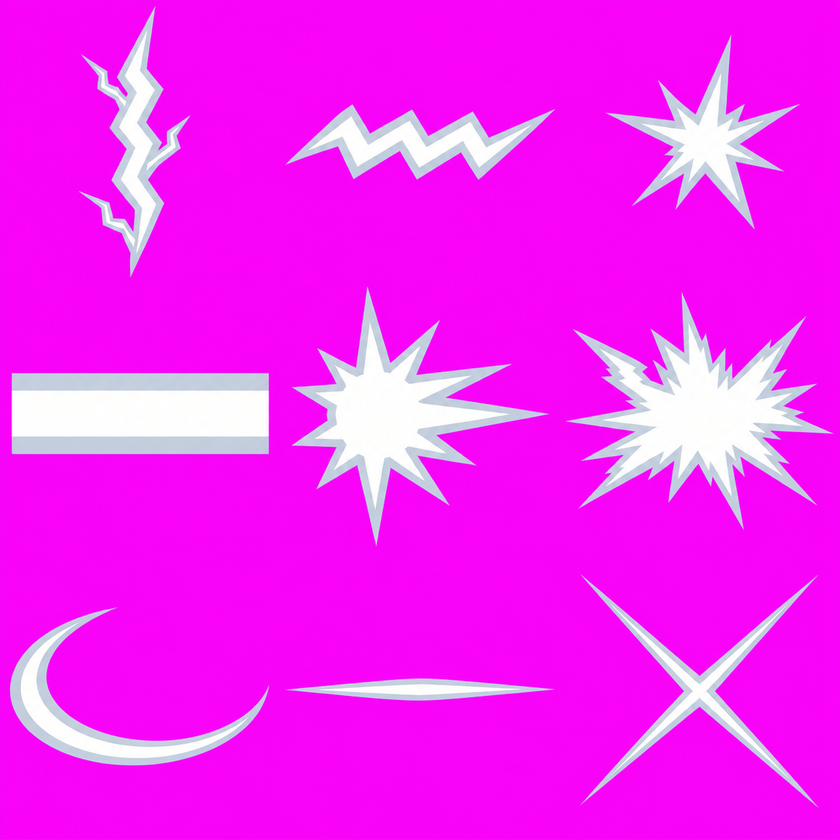
#> input picture UnityResources/Rats/FX_Beam/Sheets/fx_beam.png, 840 x 840 px, shrunk from 1254 x 1254 before the run; its folder holds only this picture in this run
$ python slice_butterfly.py ../UnityResources/Rats/FX_Beam/Sheets/fx_beam.png
#> lines starting #> are read from the running program, lines starting #| are printed output that depends on the picture; after the words box and inside, x2 and y2 are one past the last pixel; in counts of white or black regions, pixels touching at a corner belong together
### Tools/slice_rat_parts.py
"""Codex 쥐 파츠 시트(자홍 배경, 5열: 머리·몸통·꼬리·앞다리·뒷다리 / 한 줄 = 한 종) → 파츠 PNG + pivots.json 갱신
사용: python Tools/slice_rat_parts.py <시트.png> <행수> <종id,종id,...|-> [--props 행번호 이름,이름,...]
  종 id 가 '-' 인 행은 건너뜀. --props 는 그 행을 소품으로 잘라 UnityResources/Rats/NewRats/Props/ 에 저장
관절: 다리 = 윗면 가운데, 꼬리 = 왼쪽 끝, 머리 = 아래쪽 목 단면 가운데, 몸통 부착점 = 기존 쥐들 중앙값.
다리 배율: 앞발·뒷발 발끝이 같은 바닥선에 닿게 (앞발 1 기준)."""
import io, json, os, sys
import numpy as np
from PIL import Image
sys.path.insert(0, os.path.dirname(os.path.abspath(__file__)))

ROOT = os.path.dirname(os.path.dirname(os.path.abspath(__file__)))
RES = os.path.join(ROOT, 'UnityResources', 'Rats')
PARTS = ['head', 'torso', 'tail', 'front', 'back']
ANCHOR = {'neck': [0.069, 0.395], 'tail': [0.944, 0.531], 'shoulder': [0.238, 0.448], 'hip': [0.736, 0.325]}   # 기존 쥐 중앙값


def key_magenta(im):
    a = np.array(im.convert('RGB')).astype(np.int32)
    r, g, b = a[..., 0], a[..., 1], a[..., 2]
    # 자홍(255,0,255)에서 멀수록 불투명. 가장자리는 부드럽게
    dist = np.sqrt((r - 255) ** 2 + g ** 2 + (b - 255) ** 2)
    alpha = np.clip((dist - 60) / 60, 0, 1)
    # 자홍이 섞인 가장자리 색 되돌리기 (탈색)
    k = 1 - alpha
    rgb = a.astype(np.float32)
    rgb[..., 0] = np.clip((rgb[..., 0] - 255 * k) / np.maximum(alpha, 1e-3), 0, 255)
    rgb[..., 2] = np.clip((rgb[..., 2] - 255 * k) / np.maximum(alpha, 1e-3), 0, 255)
    out = np.dstack([rgb, alpha * 255]).astype(np.uint8)
    out[alpha <= 0.02] = 0
    return Image.fromarray(out, 'RGBA')


def crop(cell, pad=4):
    a = np.array(cell.getchannel('A')) > 20
    ys, xs = np.where(a)
    if len(xs) == 0: return None
    x0, x1, y0, y1 = max(0, xs.min() - pad), min(cell.width, xs.max() + 1 + pad), max(0, ys.min() - pad), min(cell.height, ys.max() + 1 + pad)
    return cell.crop((x0, y0, x1, y1))


# [80 lines left out: functions leg_pivot, tail_pivot, head_pivot, main, not called in this run]


# [2 lines that do not run on import are left out]

### Tools/slice_butterfly.py
"""나비쥐 시트 (4열 x 2줄, 자홍 배경) → UnityResources/Rats/Parts/butterfly/{head,tail,wing,wing2}.png + pivots.json 갱신
칸: 1줄 = 머리 · 꼬리 / 2줄 = 큰 귀 날개 · 작은 아래 날개.  사용: python Tools/slice_butterfly.py <시트.png>"""
import io, json, os, sys
import numpy as np
from PIL import Image
sys.path.insert(0, os.path.dirname(os.path.abspath(__file__)))
from slice_rat_parts import key_magenta, crop, tail_pivot, RES
from scipy import ndimage

im = key_magenta(Image.open(sys.argv[1])); a0 = np.array(im); H, W = a0.shape[:2]
#> after `H, W = a0.shape[:2]`: H = 840; W = 840
out = os.path.join(RES, 'Parts', 'butterfly'); os.makedirs(out, exist_ok=True)
for f in os.listdir(out):
    if f.endswith('.png'): os.remove(os.path.join(out, f))
near = ndimage.binary_dilation(a0[..., 3] > 20, iterations=4); lab, n = ndimage.label(near)
#> after `near = ndimage.binary_dilation(a0[..., 3] > 20, iterations=4)`:
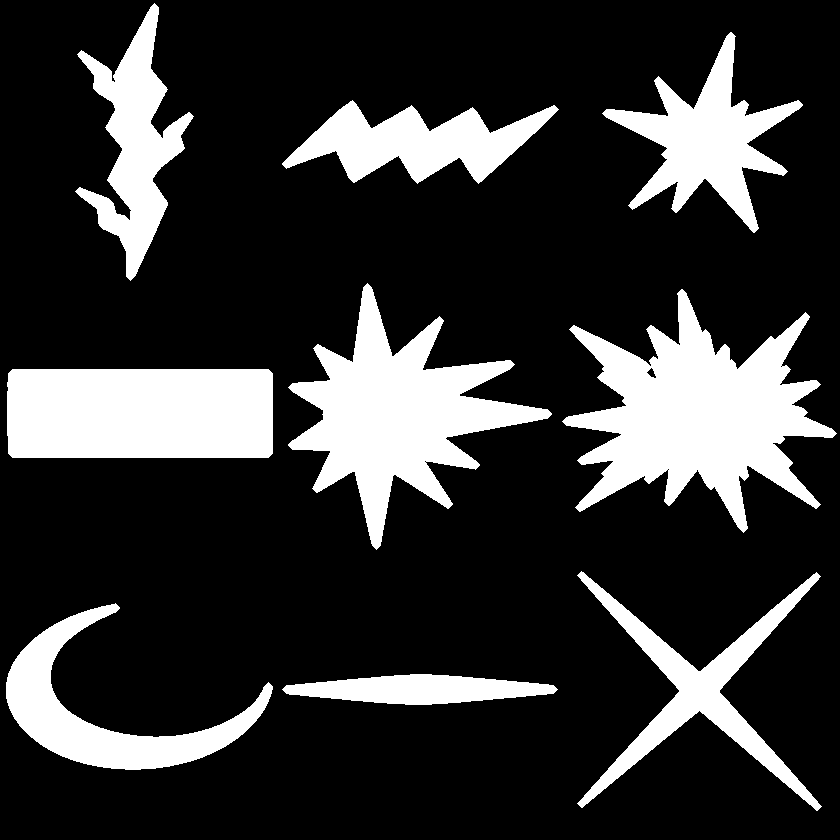
#> near: shape (840, 840) bool; 20.7% white; 9 white regions, largest, box (x1, y1, x2, y2) and area: (562, 289, 837, 533) 30644, (288, 283, 552, 550) 25464, (7, 369, 273, 458) 23595
#> after `lab, n = ndimage.label(near)`:
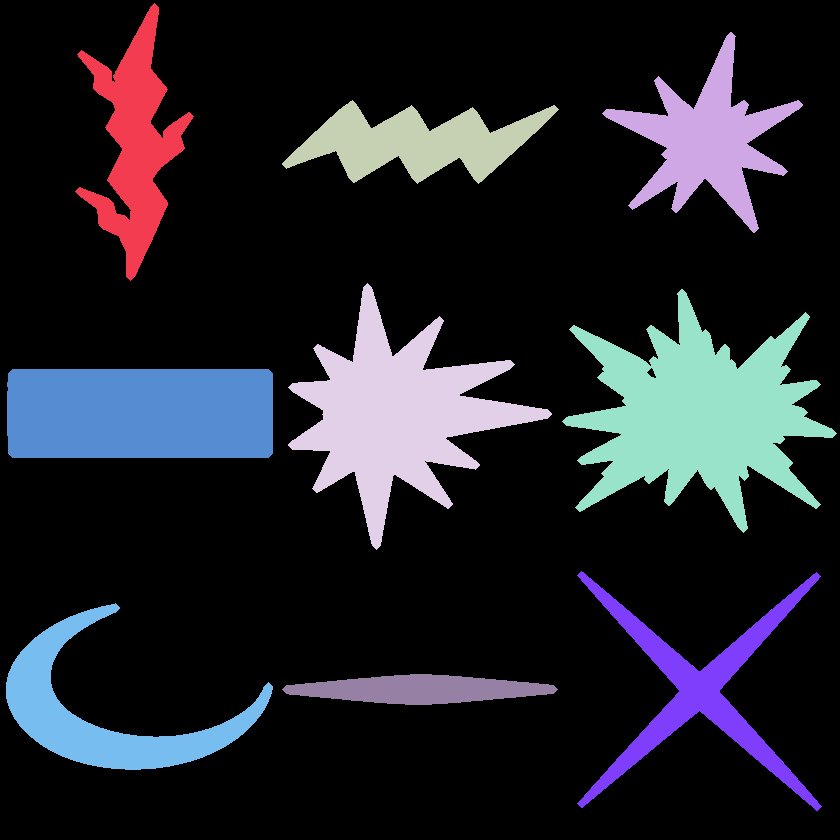
#> lab: shape (840, 840) int32; 10 distinct labels, from 0 to 9; one colour per label, 0 black
#> after `lab, n = ndimage.label(near)`: n = 9
def cell(r, c):
#> called with r = 0, c = 0
    x0, x1, y0, y1 = int(c * W / 4), int((c + 1) * W / 4), int(r * H / 2), int((r + 1) * H / 2)
#> x0 = 0; x1 = 210; y0 = 0; y1 = 420
    best, bs = 0, 0
    for k in range(1, n + 1):
        ys, xs = np.nonzero((lab == k) & (a0[..., 3] > 20))
        if len(xs) < 200: continue
        if x0 <= xs.mean() < x1 and y0 <= ys.mean() < y1 and len(xs) > bs: best, bs = k, len(xs)
#> this loop made 9 passes
#> (best, bs) on passes 1, 6: (1, 8803), (6, 20867)
#> after the loop, best = 6; bs = 20867
    if not best: return None
    arr = a0.copy(); arr[..., 3] = np.where((lab == best) & (a0[..., 3] > 0), a0[..., 3], 0)
#> after `arr[..., 3] = np.where((lab == best) & (a0[..., 3] > 0), a0[..., 3], 0`: arr: shape (840, 840, 4); mean R, G, B, A 35.7, 35.9, 38.1, 7.5
    return crop(Image.fromarray(arr))
#> in crop, `a = np.array(cell.getchannel('A')) > 20`: a: shape (840, 840) bool; 3% white; 1 white region, box (x1, y1, x2, y2) and area: (11, 373, 269, 454) 20867
#> in crop, `x0, x1, y0, y1 = max(0, xs.min() - pad), min(cell.width, xs.max() + 1 ..`: x0 = 7; x1 = 273; y0 = 369; y1 = 458
#> in crop, `return cell.crop((x0, y0, x1, y1))`:
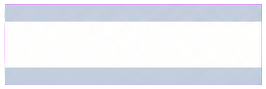
#> returned value: PIL image 266x89 RGBA; mean R, G, B, A 201.5, 204.3, 211.6, 224.3; transparent parts drawn white
parts = {'head': cell(0, 0), 'tail': cell(0, 1), 'wing': cell(1, 0), 'wing2': cell(1, 1)}
#> the loop in cell (call 2), `for k in range(1, n + 1):` made 9 passes
#> (best, bs) on passes 3 to 4: (3, 8906), (4, 20286)
#> in cell (call 2), `arr[..., 3] = np.where((lab == best) & (a0[..., 3] > 0), a0[..., 3], 0`: arr: shape (840, 840, 4); mean R, G, B, A 35.7, 35.9, 38.1, 7.3
#> in crop (call 2), `a = np.array(cell.getchannel('A')) > 20`: a: shape (840, 840) bool; 2.9% white; 1 white region, box (x1, y1, x2, y2) and area: (292, 287, 548, 546) 20286
#> in cell (call 3), `arr[..., 3] = np.where((lab == best) & (a0[..., 3] > 0), a0[..., 3], 0`: arr: shape (840, 840, 4); mean R, G, B, A 35.7, 35.9, 38.1, 3.3
#> call 3 of crop, with pad = 4
#> in crop (call 3), `a = np.array(cell.getchannel('A')) > 20`: a: shape (840, 840) bool; 1.3% white; 1 white region, box (x1, y1, x2, y2) and area: (10, 607, 269, 766) 9357
#> in crop (call 3), `ys, xs = np.where(a)`: ys = 9357 values from 607 to 765; xs = 9357 values, max 268 at index 2175, min 10 at index 1987, mean 95.61
#> in crop (call 3), `x0, x1, y0, y1 = max(0, xs.min() - pad), min(cell.width, xs.max() + 1 ..`: x0 = 6; x1 = 273; y0 = 603; y1 = 770
#> in crop (call 3), `return cell.crop((x0, y0, x1, y1))`:
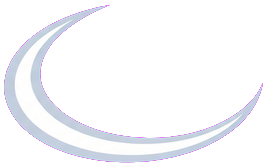
#> returned value: PIL image 267x167 RGBA; mean R, G, B, A 45.6, 46.1, 49.3, 52.8; transparent parts drawn white
#> call 4 of cell, with r = 1, c = 1
#> in cell (call 4), `x0, x1, y0, y1 = int(c * W / 4), int((c + 1) * W / 4), int(r * H / 2),..`: x0 = 210; x1 = 420
#> the loop in cell (call 4), `for k in range(1, n + 1):` made 9 passes
#> (best, bs) on pass 9: (9, 3511)
#> after the loop in cell (call 4), `for k in range(1, n + 1):`: best = 9; bs = 3511
#> in cell (call 4), `arr[..., 3] = np.where((lab == best) & (a0[..., 3] > 0), a0[..., 3], 0`:
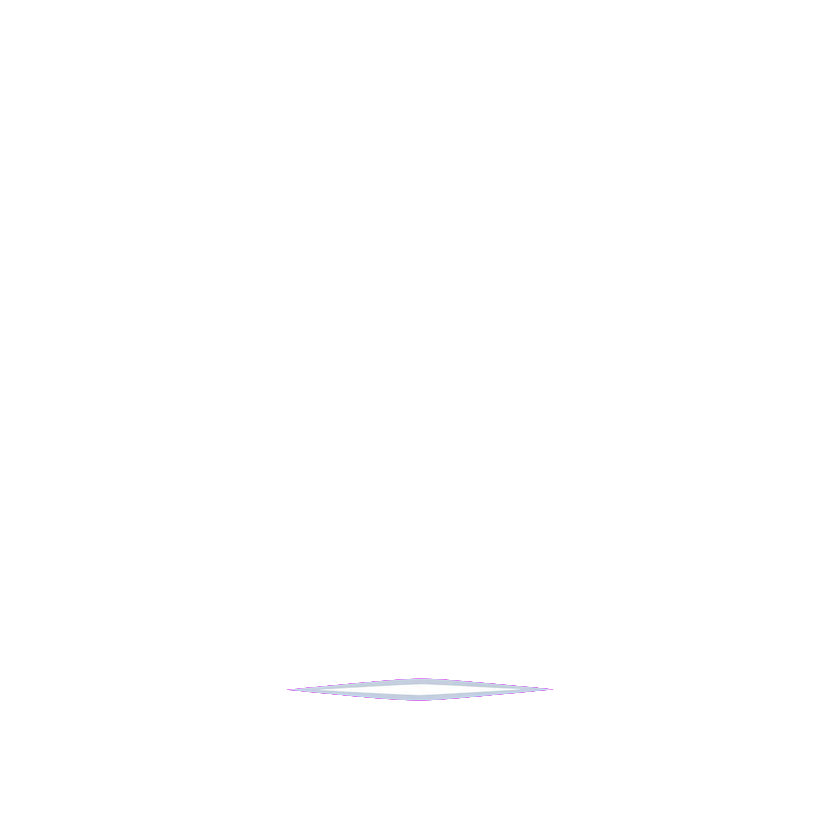
#> arr: shape (840, 840, 4); mean R, G, B, A 35.7, 35.9, 38.1, 1.2; transparent parts drawn white
#> call 4 of crop, with pad = 4
#> in crop (call 4), `a = np.array(cell.getchannel('A')) > 20`:
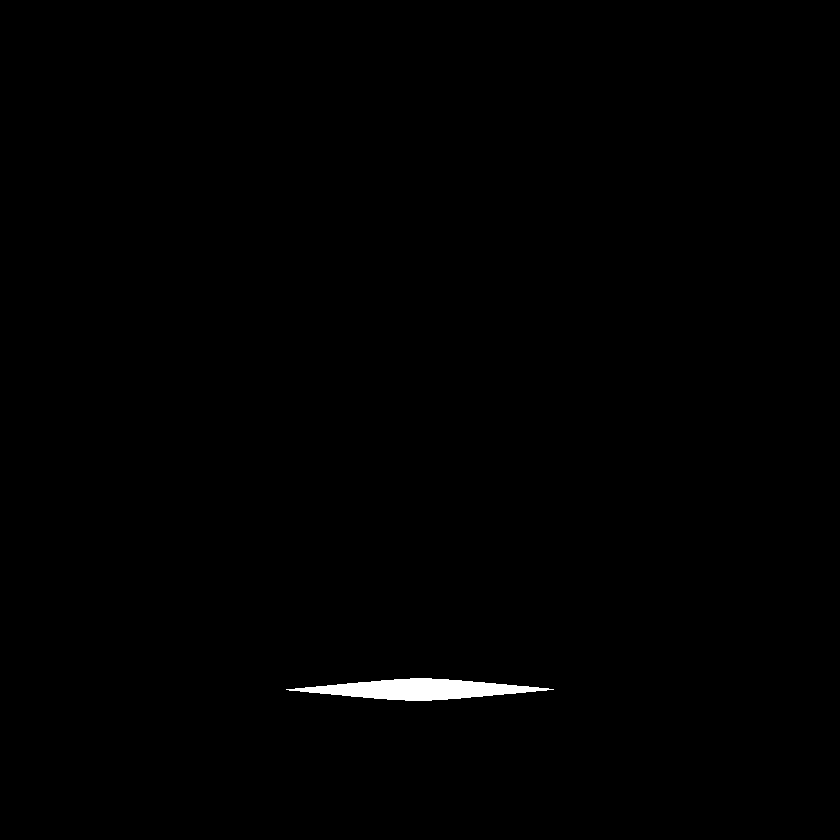
#> a: shape (840, 840) bool; 0.5% white; 1 white region, box (x1, y1, x2, y2) and area: (286, 678, 554, 701) 3511
#> in crop (call 4), `ys, xs = np.where(a)`: ys = 3511 values from 678 to 700; xs = 3511 values, max 553 at index 1864, min 286 at index 1597, mean 419.3
#> in crop (call 4), `x0, x1, y0, y1 = max(0, xs.min() - pad), min(cell.width, xs.max() + 1 ..`: x0 = 282; x1 = 558; y0 = 674; y1 = 705
#> in crop (call 4), `return cell.crop((x0, y0, x1, y1))`:
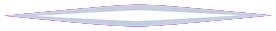
#> returned value: PIL image 276x31 RGBA; mean R, G, B, A 88.3, 87.6, 96.3, 102.1; transparent parts drawn white
for k, v in parts.items():
    if v is None: print('빈 칸', k); continue
    v.save(os.path.join(out, k + '.png')); print(k, v.size)
#> this loop made 4 passes
#> k on passes 1 to 4: 'head', 'tail', 'wing', 'wing2'
#| head (266, 89)
#| tail (264, 267)
#| wing (267, 167)
#| wing2 (276, 31)
#> (the run stopped early here; a loop or call above may not have finished)

$ run again, on UnityResources/Rats/FX_Stars/Sheets/ref_item.png
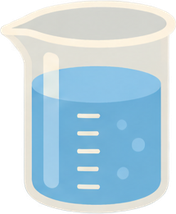
#> input picture UnityResources/Rats/FX_Stars/Sheets/ref_item.png, 176 x 214 px, shrunk from 215 x 261 before the run
#> in key_magenta, `r, g, b = a[..., 0], a[..., 1], a[..., 2]`:
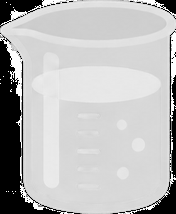
#> b: shape (214, 176) int32; min 0, max 255, mean 187.2
#> in key_magenta, `dist = np.sqrt((r - 255) ** 2 + g ** 2 + (b - 255) ** 2)`:
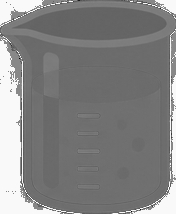
#> dist: shape (214, 176) float64; min 127, max 366.1, mean 250; drawn with min black and max white
#> alpha: shape (214, 176) float64; every value is 1
#> k: shape (214, 176) float64; every value is 0
#> near: shape (214, 176) bool; every value is 1
#> lab: shape (214, 176) int32; every value is 1
#> n = 1
#> after the loop in cell, `for k in range(1, n + 1):`: best = 0
#> the loop in cell (call 2), `for k in range(1, n + 1):` made 1 pass
#> (best, bs) on pass 1: (1, 37664)
#> in crop, `x0, x1, y0, y1 = max(0, xs.min() - pad), min(cell.width, xs.max() + 1 ..`: x1 = 176; y0 = 0; y1 = 214
#> the loop `for k, v in parts.items():` made 4 passes
#| tail (176, 214)
